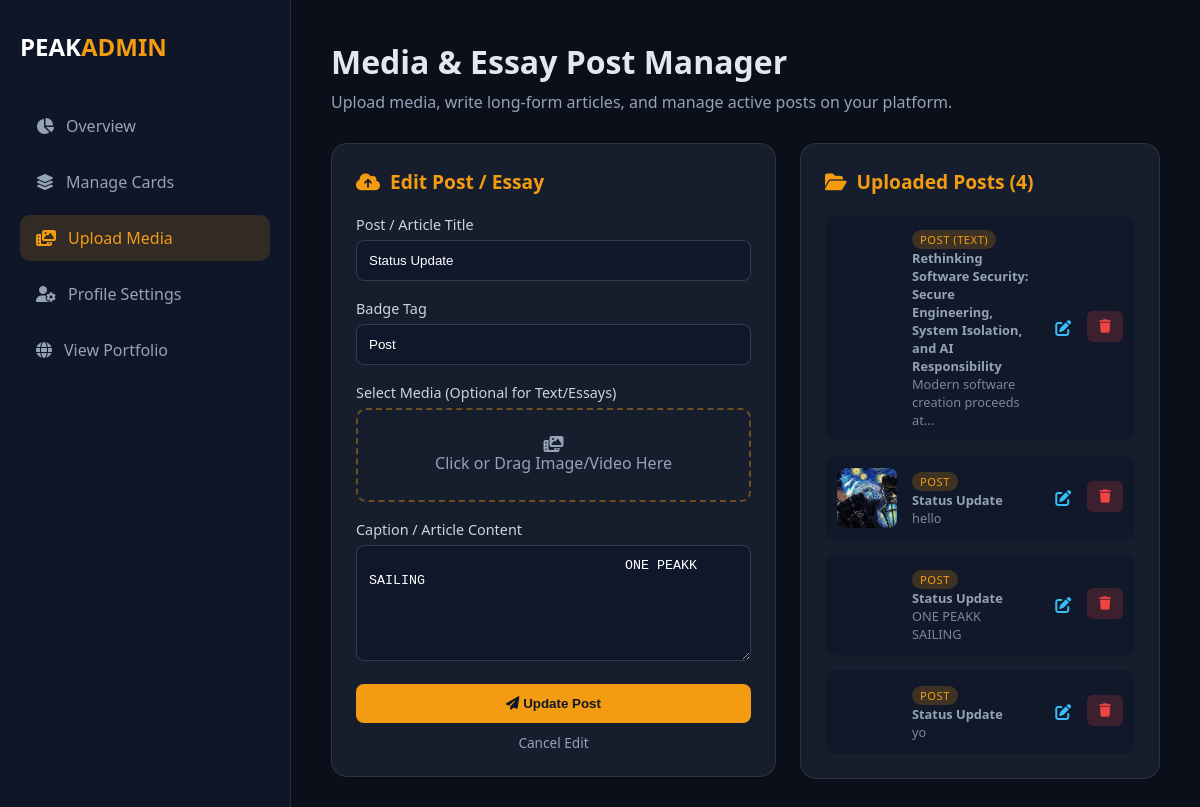
The app's page /dashboard/post?edit_id=2 (signed in) with its own data.
### app.py (models this page shows)
class MediaUpload(db.Model):
    id = db.Column(db.Integer, primary_key=True)
    title = db.Column(db.String(100), nullable=True)
    caption = db.Column(db.Text, nullable=True)
    badge = db.Column(db.String(50), default="Featured")
    filename = db.Column(db.String(255), nullable=True)
    media_type = db.Column(db.String(10), nullable=True)
    created_at = db.Column(db.DateTime, default=datetime.utcnow)

### app.py (the view)
@app.route('/dashboard/post')
@login_required
def dashboard_post():
    edit_id = request.args.get('edit_id', type=int)
    edit_post = MediaUpload.query.get(edit_id) if edit_id else None
    uploads = MediaUpload.query.order_by(MediaUpload.id.desc()).all()
    return render_template('dashboard_post.html', uploads=uploads, edit_post=edit_post)

### app.py (called while the page is built)
@login_manager.user_loader
def load_user(user_id):
    return db.session.get(User, int(user_id))

### templates/dashboard_post.html (shortened to what this page needs)
<!DOCTYPE html>
<html lang="en">
<head>
    <link rel="stylesheet" href="https://cdnjs.cloudflare.com/ajax/libs/font-awesome/6.4.0/css/all.min.css">
    <link rel="stylesheet" href="{{ url_for('static', filename='css/dashboard.css') }}">
</head>
<body class="dashboard-body">
    <div class="dashboard-container">
        <aside class="dashboard-sidebar">
            <div class="brand">
                <h2>PEAK<span>ADMIN</span></h2>
            </div>
            <nav class="dash-nav">
                <a href="{{ url_for('dashboard') }}">
                    <i class="fa-solid fa-chart-pie"></i> Overview
                </a>
                <a href="{{ url_for('dashboard_cards') }}">
                    <i class="fa-solid fa-layer-group"></i> Manage Cards
                </a>
                <a href="{{ url_for('dashboard_post') }}" class="active">
                    <i class="fa-solid fa-photo-film"></i> Upload Media
                </a>
                <a href="{{ url_for('dashboard_profile_page') }}">
                    <i class="fa-solid fa-user-gear"></i> Profile Settings
                </a>
                <a href="{{ url_for('home') }}">
                    <i class="fa-solid fa-globe"></i> View Portfolio
                </a>
            </nav>
        </aside>
        <main class="dashboard-content">
            <header class="dash-header">
                <h1>Media & Essay Post Manager</h1>
                <p>Upload media, write long-form articles, and manage active posts on your platform.</p>
            </header>
            <div class="dash-grid">
                <div class="dash-card">
                    <h3>
                        <i class="fa-solid fa-cloud-arrow-up"></i>
                        {% if edit_post %}Edit Post / Essay{% else %}New Media or Essay Post{% endif %}
                    </h3>
                    <form action="{% if edit_post %}{{ url_for('update_media', upload_id=edit_post.id) }}{% else %}{{ url_for('upload_media') }}{% endif %}"
                          method="POST"
                          enctype="multipart/form-data"
                          class="dash-form">
                        <div class="form-group">
                            <label for="title">Post / Article Title</label>
                            <input type="text" id="title" name="title" class="form-control"
                                   placeholder="e.g. Rethinking Software Security..."
                                   value="{{ edit_post.title if edit_post else '' }}">
                        </div>
                        <div class="form-group">
                            <label for="badge">Badge Tag</label>
                            <input type="text" id="badge" name="badge" class="form-control"
                                   placeholder="e.g. POST (TEXT), Article, Essay"
                                   value="{{ edit_post.badge if edit_post else 'POST (TEXT)' }}">
                        </div>
                        <div class="form-group">
                            <label>Select Media (Optional for Text/Essays)</label>
                            <div class="file-upload-wrapper">
                                <div class="file-dummy">
                                    <i class="fa-solid fa-photo-film"></i>
                                    <span id="file-label">Click or Drag Image/Video Here</span>
                                </div>
                            </div>
                        </div>
                        <div class="form-group">
                            <label for="caption_editor">Caption / Article Content</label>
                            <textarea id="caption_editor" name="caption" rows="6">
                                {{ edit_post.caption if edit_post else '' }}
                            </textarea>
                        </div>
                        <div class="form-actions" style="margin-top: 15px;">
                            <button type="submit" class="btn-submit">
                                <i class="fa-solid fa-paper-plane"></i>
                                {% if edit_post %}Update Post{% else %}Post Media{% endif %}
                            </button>
                            {% if edit_post %}
                                <a href="{{ url_for('dashboard_post') }}"
                                   style="display: block; text-align: center; color: #94a3b8; margin-top: 10px; text-decoration: none; font-size: 0.85rem;">
                                    Cancel Edit
                                </a>
                            {% endif %}
                        </div>
                    </form>
                </div>
                <div class="dash-card">
                    <h3><i class="fa-solid fa-folder-open"></i> Uploaded Posts ({{ uploads|length if uploads else 0 }})</h3>
                    <div class="card-list">
                        {% if uploads %}
                            {% for item in uploads %}
                            <div class="card-item">
                                <div class="thumb-box">
                                    {% if item.filename %}
                                        {% if item.media_type == 'image' %}
                                            <img src="{{ url_for('static', filename='uploads/' + item.filename) }}" alt="Media">
                                        {% else %}
                                            <video src="{{ url_for('static', filename='uploads/' + item.filename) }}" muted></video>
                                        {% endif %}
                                    {% else %}
                                        <div style="display: flex; align-items: center; justify-content: center; height: 100%; background: #1e293b; color: #f59e0b;">
                                            <i class="fa-solid fa-file-lines" style="font-size: 1.5rem;"></i>
                                        </div>
                                    {% endif %}
                                </div>
                                <div class="card-info">
                                    <span class="badge">{{ item.badge or item.media_type|upper or 'POST' }}</span>
                                    <p><strong>{{ item.title or 'Untitled Post' }}</strong></p>
                                    <p style="font-size: 0.8rem; opacity: 0.8;">{{ item.caption|striptags|truncate(40) }}</p>
                                </div>
                                <div class="card-actions" style="display: flex; gap: 6px;">
                                    <a href="{{ url_for('dashboard_post', edit_id=item.id) }}" class="btn-edit" title="Edit Post" style="padding: 6px 10px; color: #38bdf8;">
                                        <i class="fa-solid fa-pen-to-square"></i>
                                    </a>
                                    <form action="{{ url_for('delete_media', upload_id=item.id) }}" method="POST" onsubmit="return confirm('Delete this media file?');" style="margin: 0;">
                                        <button type="submit" class="btn-delete" title="Delete Media">
                                            <i class="fa-solid fa-trash"></i>
                                        </button>
                                    </form>
                                </div>
                            </div>
                            {% endfor %}
                        {% else %}
                            <p class="empty-msg">No media uploads found. Use the form to post videos, images, or articles!</p>
                        {% endif %}
                    </div>
                </div>
            </div>
        </main>
    </div>
</body>
</html>

### static/css/dashboard.css (style rules this page uses)
body.dashboard-body { background-color: #0b0f19; color: #e2e8f0; font-family: 'Segoe UI', Tahoma, Geneva, Verdana, sans-serif; margin: 0; padding: 0; }
.dashboard-container { display: flex; min-height: 100vh; }
.dashboard-sidebar { width: 250px; background: rgba(15, 23, 42, 0.95); border-right: 1px solid rgba(255, 255, 255, 0.1); padding: 30px 20px; display: flex; flex-direction: column; }
.dashboard-sidebar .brand h2 { color: #ffffff; font-size: 1.5rem; margin: 0 0 40px 0; }
.dashboard-sidebar .brand span { color: #f39c12; }
.dash-nav a { display: flex; align-items: center; gap: 12px; color: #94a3b8; text-decoration: none; padding: 12px 16px; border-radius: 10px; margin-bottom: 10px; transition: all 0.2s ease; }
.dash-nav a:hover, .dash-nav a.active { background: rgba(243, 156, 18, 0.15); color: #f39c12; }
.dashboard-content { flex: 1; padding: 40px; overflow-y: auto; }
.dash-header { margin-bottom: 30px; }
.dash-header h1 { font-size: 2rem; margin: 0 0 8px 0; }
.dash-header p { color: #94a3b8; margin: 0; }
.dash-grid { display: grid; grid-template-columns: 1fr 1fr; gap: 30px; }
.dash-card { background: rgba(30, 41, 59, 0.6); backdrop-filter: blur(12px); border: 1px solid rgba(255, 255, 255, 0.1); border-radius: 16px; padding: 24px; }
.dash-card h3 { margin: 0 0 20px 0; font-size: 1.2rem; color: #f39c12; display: flex; align-items: center; gap: 10px; }
.dash-form .form-group { margin-bottom: 18px; }
.dash-form label { display: block; margin-bottom: 6px; font-size: 0.9rem; color: #cbd5e1; }
.dash-form input[type="text"], .dash-form textarea { width: 100%; padding: 12px; background: rgba(15, 23, 42, 0.8); border: 1px solid rgba(255, 255, 255, 0.15); border-radius: 8px; color: #ffffff; box-sizing: border-box; }
.file-upload-wrapper { position: relative; height: 90px; border: 2px dashed rgba(243, 156, 18, 0.4); border-radius: 10px; overflow: hidden; }
.file-dummy { display: flex; flex-direction: column; align-items: center; justify-content: center; height: 100%; color: #94a3b8; }
.btn-submit { width: 100%; padding: 12px; background: #f39c12; border: none; border-radius: 8px; color: #0f172a; font-weight: bold; cursor: pointer; transition: background 0.2s; }
.card-list { display: flex; flex-direction: column; gap: 15px; }
.card-item { display: flex; align-items: center; background: rgba(15, 23, 42, 0.7); padding: 12px; border-radius: 10px; gap: 15px; }
.thumb-box { width: 60px; height: 60px; border-radius: 8px; overflow: hidden; flex-shrink: 0; }
.thumb-box img { width: 100%; height: 100%; object-fit: cover; }
.card-info { flex: 1; }
.card-info .badge { font-size: 0.7rem; background: rgba(243, 156, 18, 0.2); color: #f39c12; padding: 2px 8px; border-radius: 12px; }
.card-info p { margin: 0; font-size: 0.8rem; color: #94a3b8; }
.btn-delete { background: rgba(239, 68, 68, 0.2); color: #ef4444; border: none; padding: 8px 12px; border-radius: 6px; cursor: pointer; transition: background 0.2s; }
.thumb-box video { width: 100%; height: 100%; object-fit: cover; border-radius: 8px; }
.card-info .badge { text-transform: uppercase; letter-spacing: 0.5px; }

### templates/dashboard_post.html (style rules this page uses)
.dashboard-content { overflow-x: hidden; width: 100%; box-sizing: border-box; }
.dash-grid { display: grid !important; grid-template-columns: minmax(0, 1fr) 360px !important; gap: 24px !important; align-items: start !important; width: 100% !important; }
.dash-card { min-width: 0 !important; position: relative !important; z-index: 1 !important; }

### records on screen
MediaUpload: title "Status Update", badge "Post", caption "ONE PEAKK SAILING", badge "POST"
MediaUpload: badge "POST (TEXT)", title "Rethinking Software Security: Secure Engineering, System Isolation, and AI Responsibility", caption "Modern software creation proceeds at..."
MediaUpload: filename (picture), badge "POST", title "Status Update", caption "hello"
MediaUpload: badge "POST", title "Status Update", caption "yo"

### other values on screen
{{ uploads|length if uploads else 0 }} "4"
